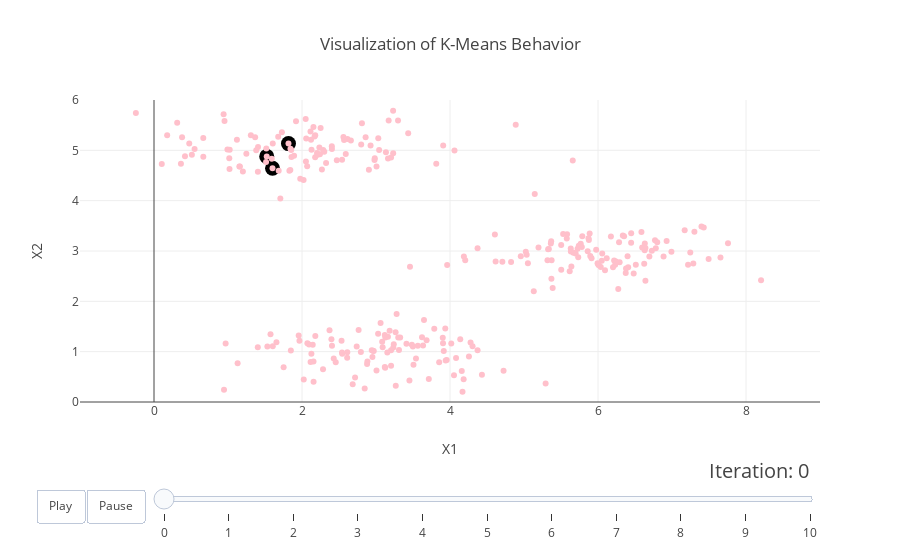

The notebook cell saved with this chart:
### Markdown cell above
## Animation of $K$-Means  

Enjoy the visualization!

### Code cell
figure['layout']['title'] = "Visualization of K-Means Behavior"
figure['layout']['showlegend'] = False
plotly.offline.iplot(figure)

### Figure 1 — Plotly figure (JSON) as saved in the notebook; plotly's stock layout.template omitted (floating-point values rounded to 4 significant figures)
{"data": [{"marker": {"color": "Black", "size": 15}, "mode": "markers", "x": [1.817, 1.602, 1.523], "y": [5.133, 4.645, 4.879]}, {"marker": {"color": "Pink"}, "mode": "markers", "x": [1.842], "y": [4.608]}, {"marker": {"color": "Pink"}, "mode": "markers", "x": [5.659], "y": [4.8]}, {"marker": {"color": "Pink"}, "mode": "markers", "x": [6.353], "y": [3.291]}, {"marker": {"color": "Pink"}, "mode": "markers", "x": [2.904], "y": [4.612]}, {"marker": {"color": "Pink"}, "mode": "markers", "x": [3.232], "y": [4.94]}, {"marker": {"color": "Pink"}, "mode": "markers", "x": [1.248], "y": [4.933]}, {"marker": {"color": "Pink"}, "mode": "markers", "x": [1.976], "y": [4.435]}, {"marker": {"color": "Pink"}, "mode": "markers", "x": [2.235], "y": [5.055]}, {"marker": {"color": "Pink"}, "mode": "markers", "x": [2.983], "y": [4.84]}, {"marker": {"color": "Pink"}, "mode": "markers", "x": [2.98], "y": [4.807]}, {"marker": {"color": "Pink"}, "mode": "markers", "x": [2.115], "y": [5.374]}, {"marker": {"color": "Pink"}, "mode": "markers", "x": [2.122], "y": [5.209]}, {"marker": {"color": "Pink"}, "mode": "markers", "x": [1.514], "y": [4.77]}, {"marker": {"color": "Pink"}, "mode": "markers", "x": [2.17], "y": [5.274]}, {"marker": {"color": "Pink"}, "mode": "markers", "x": [0.4185], "y": [4.883]}, {"marker": {"color": "Pink"}, "mode": "markers", "x": [2.471], "y": [4.804]}, {"marker": {"color": "Pink"}, "mode": "markers", "x": [4.061], "y": [4.995]}, {"marker": {"color": "Pink"}, "mode": "markers", "x": [3.007], "y": [4.679]}, {"marker": {"color": "Pink"}, "mode": "markers", "x": [0.6663], "y": [4.872]}, {"marker": {"color": "Pink"}, "mode": "markers", "x": [3.162], "y": [4.837]}, {"marker": {"color": "Pink"}, "mode": "markers", "x": [0.5116], "y": [4.911]}, {"marker": {"color": "Pink"}, "mode": "markers", "x": [3.134], "y": [4.962]}, {"marker": {"color": "Pink"}, "mode": "markers", "x": [2.05], "y": [5.624]}, {"marker": {"color": "Pink"}, "mode": "markers", "x": [0.6658], "y": [5.244]}, {"marker": {"color": "Pink"}, "mode": "markers", "x": [1.017], "y": [4.845]}, {"marker": {"color": "Pink"}, "mode": "markers", "x": [2.179], "y": [5.298]}, {"marker": {"color": "Pink"}, "mode": "markers", "x": [2.86], "y": [5.26]}, {"marker": {"color": "Pink"}, "mode": "markers", "x": [1.309], "y": [5.302]}, {"marker": {"color": "Pink"}, "mode": "markers", "x": [0.9925], "y": [5.016]}, {"marker": {"color": "Pink"}, "mode": "markers", "x": [1.404], "y": [4.575]}, {"marker": {"color": "Pink"}, "mode": "markers", "x": [2.66], "y": [5.196]}, {"marker": {"color": "Pink"}, "mode": "markers", "x": [2.8], "y": [5.115]}, {"marker": {"color": "Pink"}, "mode": "markers", "x": [2.07], "y": [4.685]}, {"marker": {"color": "Pink"}, "mode": "markers", "x": [3.298], "y": [5.592]}, {"marker": {"color": "Pink"}, "mode": "markers", "x": [1.893], "y": [4.89]}, {"marker": {"color": "Pink"}, "mode": "markers", "x": [2.56], "y": [5.264]}, {"marker": {"color": "Pink"}, "mode": "markers", "x": [1.154], "y": [4.679]}, {"marker": {"color": "Pink"}, "mode": "markers", "x": [2.252], "y": [5.445]}, {"marker": {"color": "Pink"}, "mode": "markers", "x": [2.21], "y": [4.915]}, {"marker": {"color": "Pink"}, "mode": "markers", "x": [1.591], "y": [4.832]}, {"marker": {"color": "Pink"}, "mode": "markers", "x": [1.678], "y": [5.269]}, {"marker": {"color": "Pink"}, "mode": "markers", "x": [2.591], "y": [4.926]}, {"marker": {"color": "Pink"}, "mode": "markers", "x": [2.81], "y": [5.538]}, {"marker": {"color": "Pink"}, "mode": "markers", "x": [0.9531], "y": [5.58]}, {"marker": {"color": "Pink"}, "mode": "markers", "x": [1.518], "y": [5.038]}, {"marker": {"color": "Pink"}, "mode": "markers", "x": [3.231], "y": [5.784]}, {"marker": {"color": "Pink"}, "mode": "markers", "x": [2.542], "y": [4.811]}, {"marker": {"color": "Pink"}, "mode": "markers", "x": [3.814], "y": [4.735]}, {"marker": {"color": "Pink"}, "mode": "markers", "x": [1.685], "y": [4.596]}, {"marker": {"color": "Pink"}, "mode": "markers", "x": [2.178], "y": [4.862]}, {"marker": {"color": "Pink"}, "mode": "markers", "x": [1.817], "y": [5.133]}, {"marker": {"color": "Pink"}, "mode": "markers", "x": [1.858], "y": [4.87]}, {"marker": {"color": "Pink"}, "mode": "markers", "x": [3.031], "y": [5.241]}, {"marker": {"color": "Pink"}, "mode": "markers", "x": [2.927], "y": [5.097]}, {"marker": {"color": "Pink"}, "mode": "markers", "x": [3.435], "y": [5.341]}, {"marker": {"color": "Pink"}, "mode": "markers", "x": [3.204], "y": [4.859]}, {"marker": {"color": "Pink"}, "mode": "markers", "x": [0.1051], "y": [4.729]}, {"marker": {"color": "Pink"}, "mode": "markers", "x": [1.406], "y": [5.066]}, {"marker": {"color": "Pink"}, "mode": "markers", "x": [2.242], "y": [4.924]}, {"marker": {"color": "Pink"}, "mode": "markers", "x": [1.367], "y": [5.262]}, {"marker": {"color": "Pink"}, "mode": "markers", "x": [1.707], "y": [4.042]}, {"marker": {"color": "Pink"}, "mode": "markers", "x": [1.919], "y": [5.578]}, {"marker": {"color": "Pink"}, "mode": "markers", "x": [1.602], "y": [4.645]}, {"marker": {"color": "Pink"}, "mode": "markers", "x": [0.3796], "y": [5.262]}, {"marker": {"color": "Pink"}, "mode": "markers", "x": [2.021], "y": [4.413]}, {"marker": {"color": "Pink"}, "mode": "markers", "x": [1.12], "y": [5.209]}, {"marker": {"color": "Pink"}, "mode": "markers", "x": [2.269], "y": [4.618]}, {"marker": {"color": "Pink"}, "mode": "markers", "x": [-0.2451], "y": [5.74]}, {"marker": {"color": "Pink"}, "mode": "markers", "x": [2.129], "y": [5.011]}, {"marker": {"color": "Pink"}, "mode": "markers", "x": [1.844], "y": [5.032]}, {"marker": {"color": "Pink"}, "mode": "markers", "x": [2.326], "y": [4.749]}, {"marker": {"color": "Pink"}, "mode": "markers", "x": [1.523], "y": [4.879]}, {"marker": {"color": "Pink"}, "mode": "markers", "x": [1.023], "y": [5.011]}, {"marker": {"color": "Pink"}, "mode": "markers", "x": [1.854], "y": [5.008]}, {"marker": {"color": "Pink"}, "mode": "markers", "x": [2.203], "y": [4.945]}, {"marker": {"color": "Pink"}, "mode": "markers", "x": [1.201], "y": [4.578]}, {"marker": {"color": "Pink"}, "mode": "markers", "x": [1.021], "y": [4.63]}, {"marker": {"color": "Pink"}, "mode": "markers", "x": [1.605], "y": [5.137]}, {"marker": {"color": "Pink"}, "mode": "markers", "x": [0.4765], "y": [5.135]}, {"marker": {"color": "Pink"}, "mode": "markers", "x": [0.3639], "y": [4.733]}, {"marker": {"color": "Pink"}, "mode": "markers", "x": [0.3132], "y": [5.547]}, {"marker": {"color": "Pink"}, "mode": "markers", "x": [2.287], "y": [5.008]}, {"marker": {"color": "Pink"}, "mode": "markers", "x": [2.155], "y": [5.463]}, {"marker": {"color": "Pink"}, "mode": "markers", "x": [2.053], "y": [4.78]}, {"marker": {"color": "Pink"}, "mode": "markers", "x": [4.888], "y": [5.507]}, {"marker": {"color": "Pink"}, "mode": "markers", "x": [2.403], "y": [5.081]}, {"marker": {"color": "Pink"}, "mode": "markers", "x": [2.569], "y": [5.207]}, {"marker": {"color": "Pink"}, "mode": "markers", "x": [1.83], "y": [4.597]}, {"marker": {"color": "Pink"}, "mode": "markers", "x": [0.5485], "y": [5.027]}, {"marker": {"color": "Pink"}, "mode": "markers", "x": [3.171], "y": [5.595]}, {"marker": {"color": "Pink"}, "mode": "markers", "x": [3.042], "y": [5.008]}, {"marker": {"color": "Pink"}, "mode": "markers", "x": [2.404], "y": [5.026]}, {"marker": {"color": "Pink"}, "mode": "markers", "x": [0.1778], "y": [5.298]}, {"marker": {"color": "Pink"}, "mode": "markers", "x": [2.614], "y": [5.223]}, {"marker": {"color": "Pink"}, "mode": "markers", "x": [2.301], "y": [4.972]}, {"marker": {"color": "Pink"}, "mode": "markers", "x": [3.908], "y": [5.095]}, {"marker": {"color": "Pink"}, "mode": "markers", "x": [2.057], "y": [5.234]}, {"marker": {"color": "Pink"}, "mode": "markers", "x": [1.381], "y": [5.002]}, {"marker": {"color": "Pink"}, "mode": "markers", "x": [1.161], "y": [4.677]}, {"marker": {"color": "Pink"}, "mode": "markers", "x": [1.728], "y": [5.36]}, {"marker": {"color": "Pink"}, "mode": "markers", "x": [3.204], "y": [0.7222]}, {"marker": {"color": "Pink"}, "mode": "markers", "x": [3.062], "y": [1.572]}, {"marker": {"color": "Pink"}, "mode": "markers", "x": [4.017], "y": [1.161]}, {"marker": {"color": "Pink"}, "mode": "markers", "x": [1.403], "y": [1.087]}, {"marker": {"color": "Pink"}, "mode": "markers", "x": [4.082], "y": [0.872]}, {"marker": {"color": "Pink"}, "mode": "markers", "x": [3.153], "y": [0.9816]}, {"marker": {"color": "Pink"}, "mode": "markers", "x": [3.452], "y": [0.4278]}, {"marker": {"color": "Pink"}, "mode": "markers", "x": [3.854], "y": [0.792]}, {"marker": {"color": "Pink"}, "mode": "markers", "x": [1.574], "y": [1.348]}, {"marker": {"color": "Pink"}, "mode": "markers", "x": [4.724], "y": [0.6204]}, {"marker": {"color": "Pink"}, "mode": "markers", "x": [2.88], "y": [0.7541]}, {"marker": {"color": "Pink"}, "mode": "markers", "x": [0.9679], "y": [1.162]}, {"marker": {"color": "Pink"}, "mode": "markers", "x": [1.532], "y": [1.101]}, {"marker": {"color": "Pink"}, "mode": "markers", "x": [4.138], "y": [1.248]}, {"marker": {"color": "Pink"}, "mode": "markers", "x": [3.161], "y": [1.294]}, {"marker": {"color": "Pink"}, "mode": "markers", "x": [2.952], "y": [0.8958]}, {"marker": {"color": "Pink"}, "mode": "markers", "x": [3.278], "y": [1.75]}, {"marker": {"color": "Pink"}, "mode": "markers", "x": [2.127], "y": [0.9567]}, {"marker": {"color": "Pink"}, "mode": "markers", "x": [3.326], "y": [1.28]}, {"marker": {"color": "Pink"}, "mode": "markers", "x": [2.544], "y": [0.9573]}, {"marker": {"color": "Pink"}, "mode": "markers", "x": [3.234], "y": [1.082]}, {"marker": {"color": "Pink"}, "mode": "markers", "x": [4.432], "y": [0.5404]}, {"marker": {"color": "Pink"}, "mode": "markers", "x": [3.565], "y": [1.118]}, {"marker": {"color": "Pink"}, "mode": "markers", "x": [4.256], "y": [0.9064]}, {"marker": {"color": "Pink"}, "mode": "markers", "x": [4.054], "y": [0.5329]}, {"marker": {"color": "Pink"}, "mode": "markers", "x": [3.09], "y": [1.088]}, {"marker": {"color": "Pink"}, "mode": "markers", "x": [2.847], "y": [0.2676]}, {"marker": {"color": "Pink"}, "mode": "markers", "x": [3.636], "y": [1.122]}, {"marker": {"color": "Pink"}, "mode": "markers", "x": [1.955], "y": [1.322]}, {"marker": {"color": "Pink"}, "mode": "markers", "x": [2.884], "y": [0.8045]}, {"marker": {"color": "Pink"}, "mode": "markers", "x": [3.484], "y": [1.136]}, {"marker": {"color": "Pink"}, "mode": "markers", "x": [3.498], "y": [1.1]}, {"marker": {"color": "Pink"}, "mode": "markers", "x": [2.456], "y": [0.789]}, {"marker": {"color": "Pink"}, "mode": "markers", "x": [3.204], "y": [1.027]}, {"marker": {"color": "Pink"}, "mode": "markers", "x": [3.007], "y": [0.6252]}, {"marker": {"color": "Pink"}, "mode": "markers", "x": [1.965], "y": [1.217]}, {"marker": {"color": "Pink"}, "mode": "markers", "x": [2.18], "y": [1.309]}, {"marker": {"color": "Pink"}, "mode": "markers", "x": [2.612], "y": [0.9908]}, {"marker": {"color": "Pink"}, "mode": "markers", "x": [3.955], "y": [0.8327]}, {"marker": {"color": "Pink"}, "mode": "markers", "x": [3.648], "y": [1.628]}, {"marker": {"color": "Pink"}, "mode": "markers", "x": [4.185], "y": [0.4536]}, {"marker": {"color": "Pink"}, "mode": "markers", "x": [3.788], "y": [1.454]}, {"marker": {"color": "Pink"}, "mode": "markers", "x": [3.301], "y": [1.281]}, {"marker": {"color": "Pink"}, "mode": "markers", "x": [3.028], "y": [1.356]}, {"marker": {"color": "Pink"}, "mode": "markers", "x": [3.184], "y": [1.414]}, {"marker": {"color": "Pink"}, "mode": "markers", "x": [4.169], "y": [0.2058]}, {"marker": {"color": "Pink"}, "mode": "markers", "x": [3.24], "y": [1.149]}, {"marker": {"color": "Pink"}, "mode": "markers", "x": [3.916], "y": [1.012]}, {"marker": {"color": "Pink"}, "mode": "markers", "x": [2.97], "y": [1.012]}, {"marker": {"color": "Pink"}, "mode": "markers", "x": [1.13], "y": [0.7709]}, {"marker": {"color": "Pink"}, "mode": "markers", "x": [2.717], "y": [0.487]}, {"marker": {"color": "Pink"}, "mode": "markers", "x": [3.119], "y": [0.6944]}, {"marker": {"color": "Pink"}, "mode": "markers", "x": [2.405], "y": [1.118]}, {"marker": {"color": "Pink"}, "mode": "markers", "x": [2.958], "y": [1.019]}, {"marker": {"color": "Pink"}, "mode": "markers", "x": [1.655], "y": [1.186]}, {"marker": {"color": "Pink"}, "mode": "markers", "x": [2.398], "y": [1.247]}, {"marker": {"color": "Pink"}, "mode": "markers", "x": [2.284], "y": [0.6487]}, {"marker": {"color": "Pink"}, "mode": "markers", "x": [2.796], "y": [0.9953]}, {"marker": {"color": "Pink"}, "mode": "markers", "x": [3.412], "y": [1.16]}, {"marker": {"color": "Pink"}, "mode": "markers", "x": [3.507], "y": [0.7388]}, {"marker": {"color": "Pink"}, "mode": "markers", "x": [3.936], "y": [1.462]}, {"marker": {"color": "Pink"}, "mode": "markers", "x": [3.902], "y": [1.278]}, {"marker": {"color": "Pink"}, "mode": "markers", "x": [2.61], "y": [0.8803]}, {"marker": {"color": "Pink"}, "mode": "markers", "x": [4.373], "y": [1.029]}, {"marker": {"color": "Pink"}, "mode": "markers", "x": [3.083], "y": [1.196]}, {"marker": {"color": "Pink"}, "mode": "markers", "x": [2.116], "y": [0.793]}, {"marker": {"color": "Pink"}, "mode": "markers", "x": [2.157], "y": [0.4036]}, {"marker": {"color": "Pink"}, "mode": "markers", "x": [2.145], "y": [1.136]}, {"marker": {"color": "Pink"}, "mode": "markers", "x": [1.849], "y": [1.022]}, {"marker": {"color": "Pink"}, "mode": "markers", "x": [4.159], "y": [0.6172]}, {"marker": {"color": "Pink"}, "mode": "markers", "x": [2.765], "y": [1.431]}, {"marker": {"color": "Pink"}, "mode": "markers", "x": [3.906], "y": [1.166]}, {"marker": {"color": "Pink"}, "mode": "markers", "x": [2.541], "y": [0.9839]}, {"marker": {"color": "Pink"}, "mode": "markers", "x": [4.278], "y": [1.18]}, {"marker": {"color": "Pink"}, "mode": "markers", "x": [3.311], "y": [1.031]}, {"marker": {"color": "Pink"}, "mode": "markers", "x": [2.155], "y": [0.807]}, {"marker": {"color": "Pink"}, "mode": "markers", "x": [3.714], "y": [0.4581]}, {"marker": {"color": "Pink"}, "mode": "markers", "x": [3.54], "y": [0.8645]}, {"marker": {"color": "Pink"}, "mode": "markers", "x": [1.605], "y": [1.11]}, {"marker": {"color": "Pink"}, "mode": "markers", "x": [1.752], "y": [0.6885]}, {"marker": {"color": "Pink"}, "mode": "markers", "x": [3.124], "y": [0.6782]}, {"marker": {"color": "Pink"}, "mode": "markers", "x": [2.372], "y": [1.428]}, {"marker": {"color": "Pink"}, "mode": "markers", "x": [2.534], "y": [1.216]}, {"marker": {"color": "Pink"}, "mode": "markers", "x": [3.683], "y": [1.228]}, {"marker": {"color": "Pink"}, "mode": "markers", "x": [3.267], "y": [0.3206]}, {"marker": {"color": "Pink"}, "mode": "markers", "x": [3.942], "y": [0.8258]}, {"marker": {"color": "Pink"}, "mode": "markers", "x": [3.265], "y": [1.384]}, {"marker": {"color": "Pink"}, "mode": "markers", "x": [4.305], "y": [1.107]}, {"marker": {"color": "Pink"}, "mode": "markers", "x": [2.685], "y": [0.3534]}, {"marker": {"color": "Pink"}, "mode": "markers", "x": [3.126], "y": [1.281]}, {"marker": {"color": "Pink"}, "mode": "markers", "x": [2.943], "y": [1.028]}, {"marker": {"color": "Pink"}, "mode": "markers", "x": [3.119], "y": [1.333]}, {"marker": {"color": "Pink"}, "mode": "markers", "x": [2.024], "y": [0.4477]}, {"marker": {"color": "Pink"}, "mode": "markers", "x": [3.622], "y": [1.286]}, {"marker": {"color": "Pink"}, "mode": "markers", "x": [2.429], "y": [0.865]}, {"marker": {"color": "Pink"}, "mode": "markers", "x": [2.095], "y": [1.14]}, {"marker": {"color": "Pink"}, "mode": "markers", "x": [5.292], "y": [0.3687]}, {"marker": {"color": "Pink"}, "mode": "markers", "x": [2.073], "y": [1.168]}, {"marker": {"color": "Pink"}, "mode": "markers", "x": [0.9462], "y": [0.2452]}, {"marker": {"color": "Pink"}, "mode": "markers", "x": [2.739], "y": [1.101]}, {"marker": {"color": "Pink"}, "mode": "markers", "x": [6.005], "y": [2.728]}, {"marker": {"color": "Pink"}, "mode": "markers", "x": [6.057], "y": [2.95]}, {"marker": {"color": "Pink"}, "mode": "markers", "x": [6.77], "y": [3.214]}, {"marker": {"color": "Pink"}, "mode": "markers", "x": [5.64], "y": [2.694]}, {"marker": {"color": "Pink"}, "mode": "markers", "x": [5.633], "y": [2.99]}, {"marker": {"color": "Pink"}, "mode": "markers", "x": [6.174], "y": [3.29]}, {"marker": {"color": "Pink"}, "mode": "markers", "x": [7.247], "y": [2.969]}, {"marker": {"color": "Pink"}, "mode": "markers", "x": [5.582], "y": [3.335]}, {"marker": {"color": "Pink"}, "mode": "markers", "x": [5.363], "y": [3.147]}, {"marker": {"color": "Pink"}, "mode": "markers", "x": [4.708], "y": [2.787]}, {"marker": {"color": "Pink"}, "mode": "markers", "x": [7.429], "y": [3.467]}, {"marker": {"color": "Pink"}, "mode": "markers", "x": [6.641], "y": [3.06]}, {"marker": {"color": "Pink"}, "mode": "markers", "x": [6.375], "y": [2.563]}, {"marker": {"color": "Pink"}, "mode": "markers", "x": [7.288], "y": [2.752]}, {"marker": {"color": "Pink"}, "mode": "markers", "x": [6.203], "y": [2.679]}, {"marker": {"color": "Pink"}, "mode": "markers", "x": [5.387], "y": [2.267]}, {"marker": {"color": "Pink"}, "mode": "markers", "x": [5.667], "y": [2.965]}, {"marker": {"color": "Pink"}, "mode": "markers", "x": [6.597], "y": [3.071]}, {"marker": {"color": "Pink"}, "mode": "markers", "x": [7.757], "y": [3.156]}, {"marker": {"color": "Pink"}, "mode": "markers", "x": [6.633], "y": [3.148]}, {"marker": {"color": "Pink"}, "mode": "markers", "x": [5.766], "y": [3.143]}, {"marker": {"color": "Pink"}, "mode": "markers", "x": [5.994], "y": [2.757]}, {"marker": {"color": "Pink"}, "mode": "markers", "x": [6.379], "y": [2.65]}, {"marker": {"color": "Pink"}, "mode": "markers", "x": [5.74], "y": [3.104]}, {"marker": {"color": "Pink"}, "mode": "markers", "x": [4.617], "y": [2.793]}, {"marker": {"color": "Pink"}, "mode": "markers", "x": [5.335], "y": [3.039]}, {"marker": {"color": "Pink"}, "mode": "markers", "x": [5.373], "y": [2.817]}, {"marker": {"color": "Pink"}, "mode": "markers", "x": [5.036], "y": [2.925]}, {"marker": {"color": "Pink"}, "mode": "markers", "x": [5.529], "y": [3.337]}, {"marker": {"color": "Pink"}, "mode": "markers", "x": [6.051], "y": [2.807]}, {"marker": {"color": "Pink"}, "mode": "markers", "x": [5.132], "y": [2.198]}, {"marker": {"color": "Pink"}, "mode": "markers", "x": [5.733], "y": [2.877]}, {"marker": {"color": "Pink"}, "mode": "markers", "x": [6.781], "y": [3.057]}, {"marker": {"color": "Pink"}, "mode": "markers", "x": [6.448], "y": [3.353]}, {"marker": {"color": "Pink"}, "mode": "markers", "x": [6.399], "y": [2.898]}, {"marker": {"color": "Pink"}, "mode": "markers", "x": [5.861], "y": [2.996]}, {"marker": {"color": "Pink"}, "mode": "markers", "x": [6.448], "y": [3.166]}, {"marker": {"color": "Pink"}, "mode": "markers", "x": [5.367], "y": [3.195]}, {"marker": {"color": "Pink"}, "mode": "markers", "x": [5.887], "y": [3.346]}, {"marker": {"color": "Pink"}, "mode": "markers", "x": [3.962], "y": [2.72]}, {"marker": {"color": "Pink"}, "mode": "markers", "x": [6.284], "y": [3.174]}, {"marker": {"color": "Pink"}, "mode": "markers", "x": [4.206], "y": [2.816]}, {"marker": {"color": "Pink"}, "mode": "markers", "x": [5.326], "y": [3.033]}, {"marker": {"color": "Pink"}, "mode": "markers", "x": [7.171], "y": [3.412]}, {"marker": {"color": "Pink"}, "mode": "markers", "x": [7.495], "y": [2.84]}, {"marker": {"color": "Pink"}, "mode": "markers", "x": [7.398], "y": [3.485]}, {"marker": {"color": "Pink"}, "mode": "markers", "x": [5.024], "y": [2.987]}, {"marker": {"color": "Pink"}, "mode": "markers", "x": [5.317], "y": [2.817]}, {"marker": {"color": "Pink"}, "mode": "markers", "x": [5.877], "y": [3.217]}, {"marker": {"color": "Pink"}, "mode": "markers", "x": [6.038], "y": [2.683]}, {"marker": {"color": "Pink"}, "mode": "markers", "x": [5.913], "y": [2.856]}, {"marker": {"color": "Pink"}, "mode": "markers", "x": [6.695], "y": [2.891]}, {"marker": {"color": "Pink"}, "mode": "markers", "x": [6.01], "y": [2.724]}, {"marker": {"color": "Pink"}, "mode": "markers", "x": [6.927], "y": [3.2]}, {"marker": {"color": "Pink"}, "mode": "markers", "x": [6.336], "y": [3.309]}, {"marker": {"color": "Pink"}, "mode": "markers", "x": [6.243], "y": [2.792]}, {"marker": {"color": "Pink"}, "mode": "markers", "x": [5.578], "y": [3.248]}, {"marker": {"color": "Pink"}, "mode": "markers", "x": [6.408], "y": [2.676]}, {"marker": {"color": "Pink"}, "mode": "markers", "x": [6.8], "y": [3.176]}, {"marker": {"color": "Pink"}, "mode": "markers", "x": [7.217], "y": [2.729]}, {"marker": {"color": "Pink"}, "mode": "markers", "x": [6.511], "y": [2.727]}, {"marker": {"color": "Pink"}, "mode": "markers", "x": [4.606], "y": [3.329]}, {"marker": {"color": "Pink"}, "mode": "markers", "x": [7.655], "y": [2.871]}, {"marker": {"color": "Pink"}, "mode": "markers", "x": [5.503], "y": [2.629]}, {"marker": {"color": "Pink"}, "mode": "markers", "x": [6.631], "y": [3.015]}, {"marker": {"color": "Pink"}, "mode": "markers", "x": [3.459], "y": [2.685]}, {"marker": {"color": "Pink"}, "mode": "markers", "x": [8.203], "y": [2.417]}, {"marker": {"color": "Pink"}, "mode": "markers", "x": [4.957], "y": [2.898]}, {"marker": {"color": "Pink"}, "mode": "markers", "x": [5.371], "y": [2.45]}, {"marker": {"color": "Pink"}, "mode": "markers", "x": [5.698], "y": [2.95]}, {"marker": {"color": "Pink"}, "mode": "markers", "x": [6.274], "y": [2.243]}, {"marker": {"color": "Pink"}, "mode": "markers", "x": [5.053], "y": [2.757]}, {"marker": {"color": "Pink"}, "mode": "markers", "x": [6.886], "y": [2.888]}, {"marker": {"color": "Pink"}, "mode": "markers", "x": [4.188], "y": [2.893]}, {"marker": {"color": "Pink"}, "mode": "markers", "x": [5.975], "y": [3.026]}, {"marker": {"color": "Pink"}, "mode": "markers", "x": [6.095], "y": [2.619]}, {"marker": {"color": "Pink"}, "mode": "markers", "x": [5.724], "y": [3.045]}, {"marker": {"color": "Pink"}, "mode": "markers", "x": [4.372], "y": [3.055]}, {"marker": {"color": "Pink"}, "mode": "markers", "x": [6.292], "y": [2.776]}, {"marker": {"color": "Pink"}, "mode": "markers", "x": [5.145], "y": [4.132]}, {"marker": {"color": "Pink"}, "mode": "markers", "x": [6.587], "y": [3.375]}, {"marker": {"color": "Pink"}, "mode": "markers", "x": [5.788], "y": [3.293]}, {"marker": {"color": "Pink"}, "mode": "markers", "x": [6.728], "y": [3.004]}, {"marker": {"color": "Pink"}, "mode": "markers", "x": [6.641], "y": [2.411]}, {"marker": {"color": "Pink"}, "mode": "markers", "x": [6.232], "y": [2.729]}, {"marker": {"color": "Pink"}, "mode": "markers", "x": [6.218], "y": [2.81]}, {"marker": {"color": "Pink"}, "mode": "markers", "x": [5.781], "y": [3.08]}, {"marker": {"color": "Pink"}, "mode": "markers", "x": [6.624], "y": [2.745]}, {"marker": {"color": "Pink"}, "mode": "markers", "x": [5.196], "y": [3.07]}, {"marker": {"color": "Pink"}, "mode": "markers", "x": [5.872], "y": [3.255]}, {"marker": {"color": "Pink"}, "mode": "markers", "x": [5.896], "y": [2.898]}, {"marker": {"color": "Pink"}, "mode": "markers", "x": [5.618], "y": [2.598]}, {"marker": {"color": "Pink"}, "mode": "markers", "x": [5.632], "y": [3.048]}, {"marker": {"color": "Pink"}, "mode": "markers", "x": [5.503], "y": [3.119]}, {"marker": {"color": "Pink"}, "mode": "markers", "x": [6.482], "y": [2.551]}, {"marker": {"color": "Pink"}, "mode": "markers", "x": [7.303], "y": [3.38]}, {"marker": {"color": "Pink"}, "mode": "markers", "x": [6.992], "y": [2.987]}, {"marker": {"color": "Pink"}, "mode": "markers", "x": [4.826], "y": [2.78]}, {"marker": {"color": "Pink"}, "mode": "markers", "x": [6.118], "y": [2.855]}, {"marker": {"color": "Pink"}, "mode": "markers", "x": [0.9405], "y": [5.716]}], "layout": {"hovermode": "closest", "showlegend": false, "sliders": [{"active": 0, "currentvalue": {"font": {"size": 20}, "prefix": "Iteration: ", "visible": true, "xanchor": "right"}, "len": 0.9, "pad": {"b": 10, "t": 50}, "steps": [{"args": [[0], {"frame": {"duration": 300, "redraw": false}, "mode": "immediate", "transition": {"duration": 300}}], "label": 0, "method": "animate"}, {"args": [[1], {"frame": {"duration": 300, "redraw": false}, "mode": "immediate", "transition": {"duration": 300}}], "label": 1, "method": "animate"}, {"args": [[2], {"frame": {"duration": 300, "redraw": false}, "mode": "immediate", "transition": {"duration": 300}}], "label": 2, "method": "animate"}, {"args": [[3], {"frame": {"duration": 300, "redraw": false}, "mode": "immediate", "transition": {"duration": 300}}], "label": 3, "method": "animate"}, {"args": [[4], {"frame": {"duration": 300, "redraw": false}, "mode": "immediate", "transition": {"duration": 300}}], "label": 4, "method": "animate"}, {"args": [[5], {"frame": {"duration": 300, "redraw": false}, "mode": "immediate", "transition": {"duration": 300}}], "label": 5, "method": "animate"}, {"args": [[6], {"frame": {"duration": 300, "redraw": false}, "mode": "immediate", "transition": {"duration": 300}}], "label": 6, "method": "animate"}, {"args": [[7], {"frame": {"duration": 300, "redraw": false}, "mode": "immediate", "transition": {"duration": 300}}], "label": 7, "method": "animate"}, {"args": [[8], {"frame": {"duration": 300, "redraw": false}, "mode": "immediate", "transition": {"duration": 300}}], "label": 8, "method": "animate"}, {"args": [[9], {"frame": {"duration": 300, "redraw": false}, "mode": "immediate", "transition": {"duration": 300}}], "label": 9, "method": "animate"}, {"args": [[10], {"frame": {"duration": 300, "redraw": false}, "mode": "immediate", "transition": {"duration": 300}}], "label": 10, "method": "animate"}], "transition": {"duration": 300, "easing": "cubic-in-out"}, "x": 0.1, "xanchor": "left", "y": 0, "yanchor": "top"}], "title": "Visualization of K-Means Behavior", "updatemenus": [{"buttons": [{"args": [null, {"frame": {"duration": 500, "redraw": false}, "fromcurrent": true, "transition": {"duration": 300, "easing": "quadratic-in-out"}}], "label": "Play", "method": "animate"}, {"args": [[null], {"frame": {"duration": 0, "redraw": false}, "mode": "immediate", "transition": {"duration": 0}}], "label": "Pause", "method": "animate"}], "direction": "left", "pad": {"r": 10, "t": 87}, "showactive": false, "type": "buttons", "x": 0.1, "xanchor": "right", "y": 0, "yanchor": "top"}], "xaxis": {"range": [-1, 9], "title": "X1"}, "yaxis": {"range": [0, 6], "title": "X2"}}}
